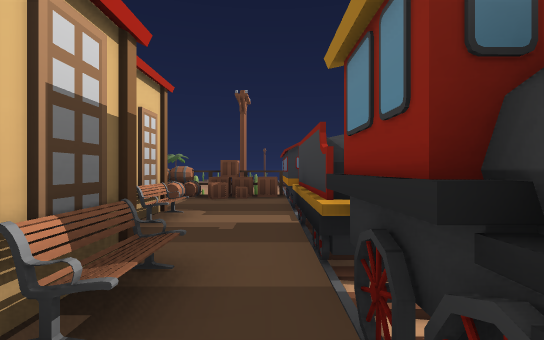
[1] (above)

23 first-person views from a walk through a 3-D level made in the Unity game engine. The camera is 1.2 m above the floor, looks level and sees 85° across. The floor is counted in squares, 2 m on a side. Each view is taken from the middle of a square. On the plan, view 1 faces up. The plan holds only what a view shows up to about 9 squares ahead; the rest is blank. The place goes on beyond the plan. The player is left out. Some animated figures are left out.

[2]
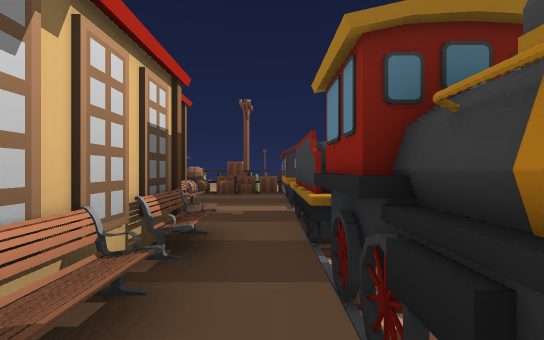

[3]
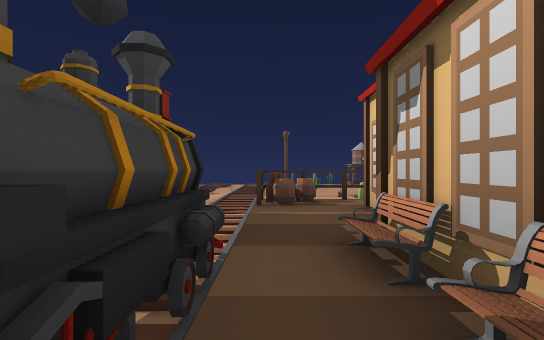

[4]
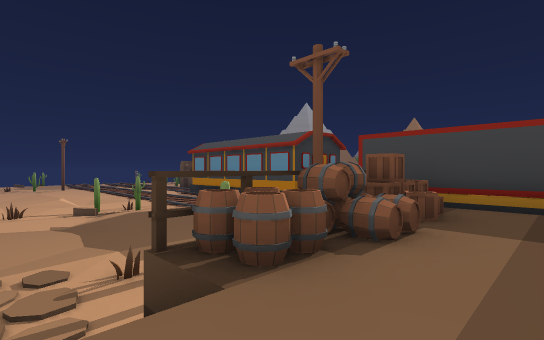

[5]
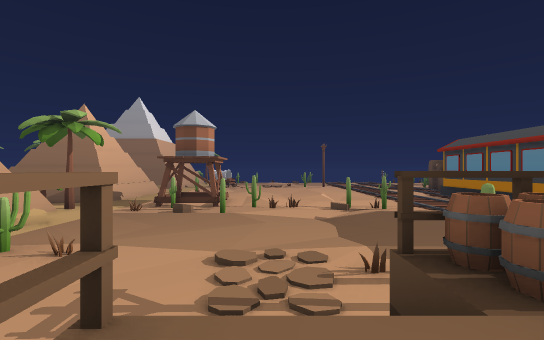

[6]
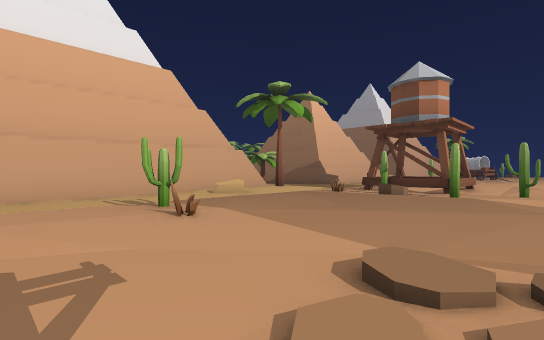

[7]
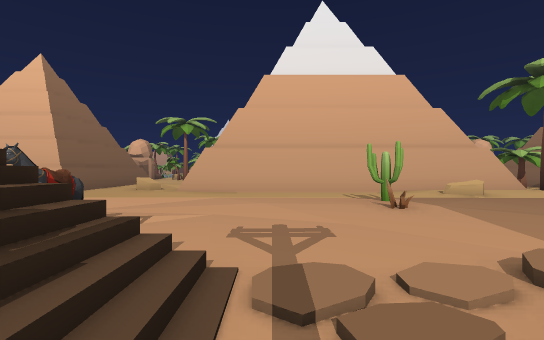

[8]
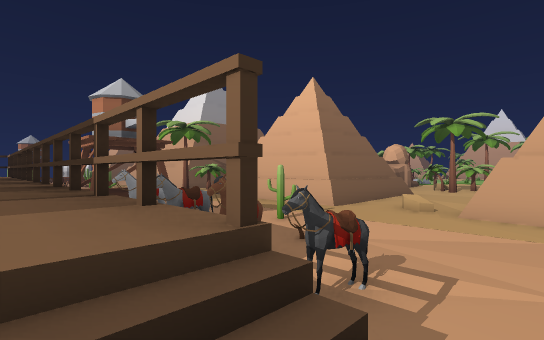

[9]
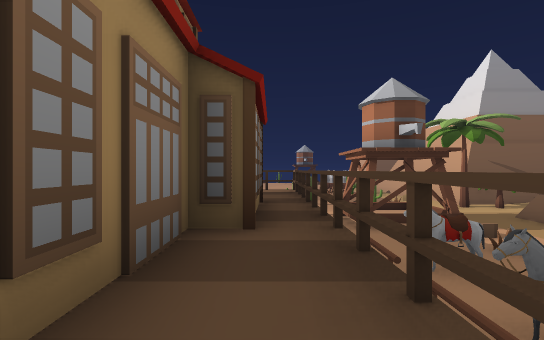

[10]
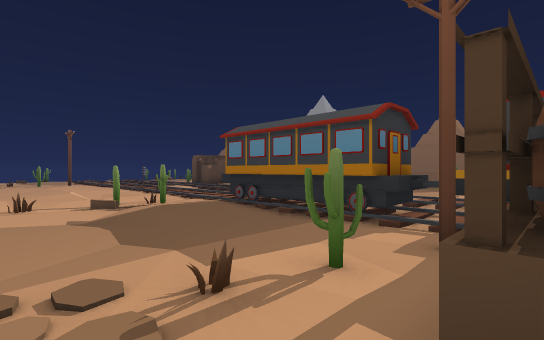

[11]
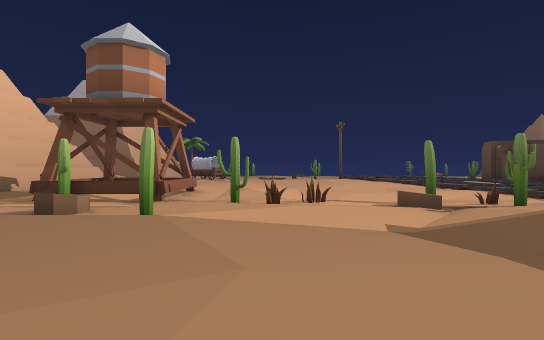

[12]
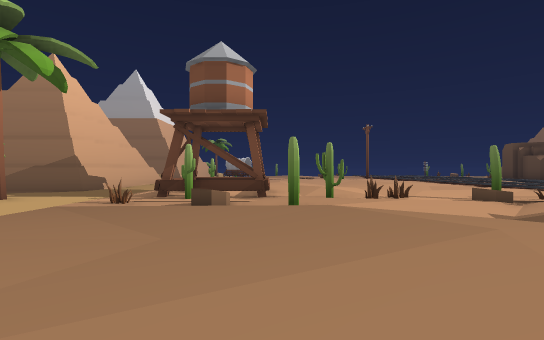

[13]
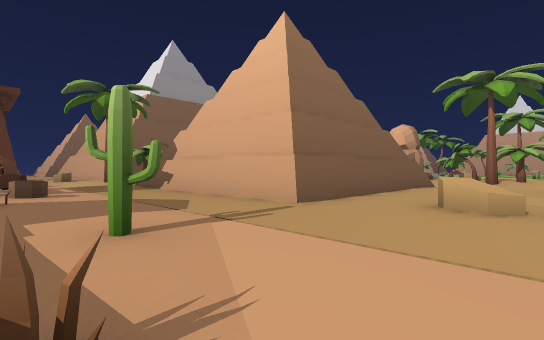

[14]
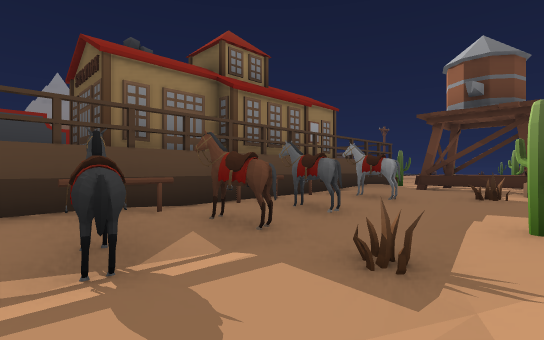

[15]
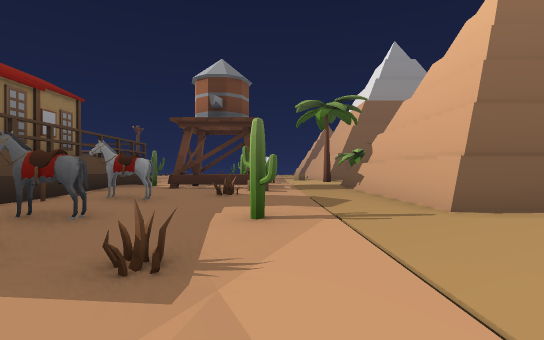

[16]
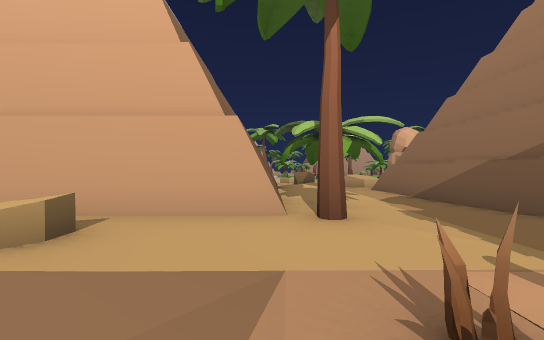

[17]
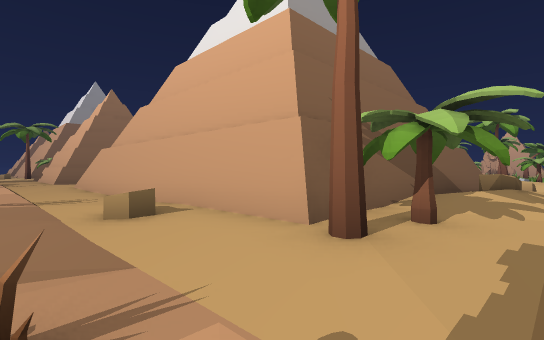

[18]
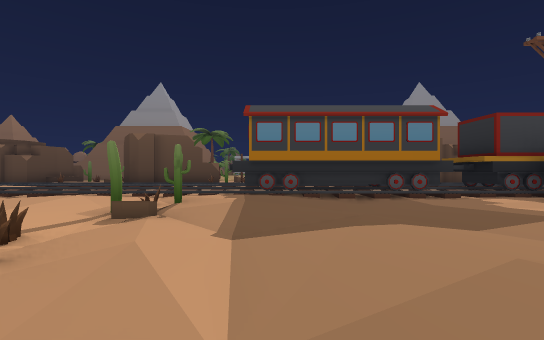

[19]
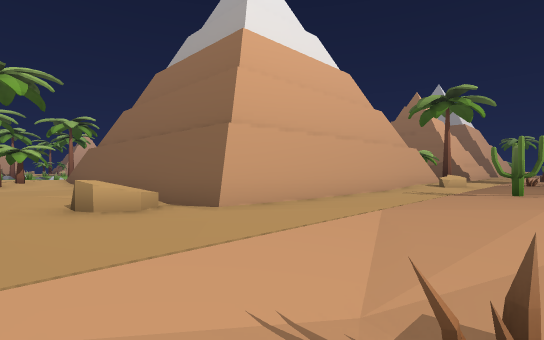

[20]
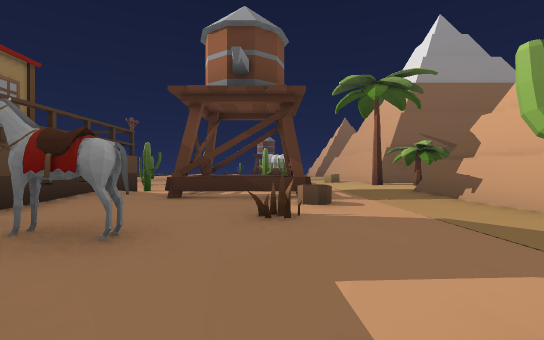

[21]
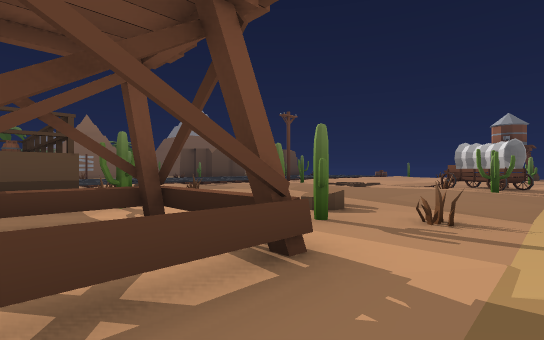

[22]
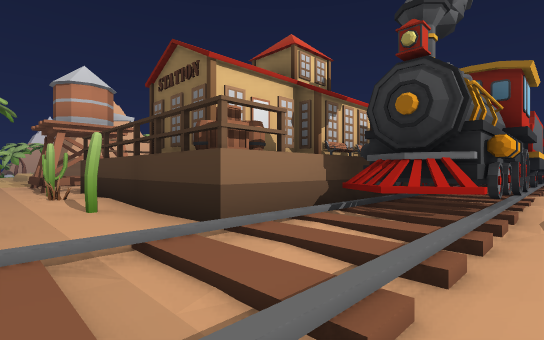

[23]
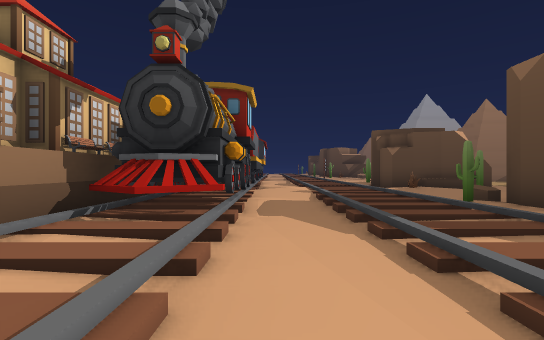

### Floor plan
Key: @ floor where view 1 was taken; # wall or solid block; x gap in a wall; . main floor; : floor 0.25 m higher than the main floor; - floor 0.25 m lower than the main floor; + floor 0.5 m higher than the main floor; * floor 1.75 m higher than the main floor; / step, stairs or slope; = window, fence, low wall or low ledge; O other object.
Columns run from 17 left of view 1 to 9 right of it. Each row starts with its distance up from view 1.
 19 #####/..###/::  ////
 18 /////...#.=/:.::..//
 17 //......#=xO/O.OO.//
 16 +//OOO.OO/.:O.//O://
 15 #####:../OO::///::#
 14     #:...:::////::#
 13     #O.....:::////#
 12     #:....:://...-#
 11     #...::::..:...#
 10     #..O:O.//::...##.//
  9     #...:.../O:O../# //
  8     #...:.../...O.##
  7     #.../..//OOOOOO
  6 #####...--///OOOO*O
  5 ..:./..--OOO******O#
  4 .:::O../OOO.*###O*##
  3 .:.......OOO*###**##////O
  2 #####..O..:.*# ##*#O//////O
  1     #....OOO*#  O*#O.////O/
  0     #...O.:.*###O@#O././O
 -1     #..O::::*####*##////.#
 -2     #....:./*###* ##.///.
 -3     #...==./*###*O//.///
 -4     /...=.#/####OO//.//
 -5     .......O.O.O..//./
 -6    OOO..O  ...././//.
 -7       .O.O  O
 -8       .../O//
 -9       ....::
-10       .....:
-11       ...:::
-12       .O::
-13        O:O
-14        OOO
-15         O

Where each view was taken, in squares from view 1:
view 1: 0 up, 0 right, facing up
view 2: 1 down, 0 right, facing up
view 3: 2 up, 0 right, facing down
view 4: 5 up, 5 left, facing up-right
view 5: 5 up, 5 left, facing up
view 6: 8 up, 5 left, facing up-left
view 7: 8 up, 4 left, facing left
view 8: 7 up, 5 left, facing down-left
view 9: 5 up, 5 left, facing down
view 10: 7 up, 5 left, facing up-right
view 11: 11 up, 5 left, facing up
view 12: 10 up, 7 left, facing up
view 13: 5 up, 9 left, facing down-left
view 14: 6 up, 10 left, facing down-right
view 15: 6 up, 10 left, facing down
view 16: 15 up, 9 left, facing left
view 17: 17 up, 10 left, facing down-left
view 18: 14 up, 7 left, facing right
view 19: 3 up, 9 left, facing up-left
view 20: 3 up, 9 left, facing down
view 21: 3 down, 11 left, facing down-right
view 22: 6 down, 3 right, facing up-left
view 23: 6 down, 3 right, facing up
